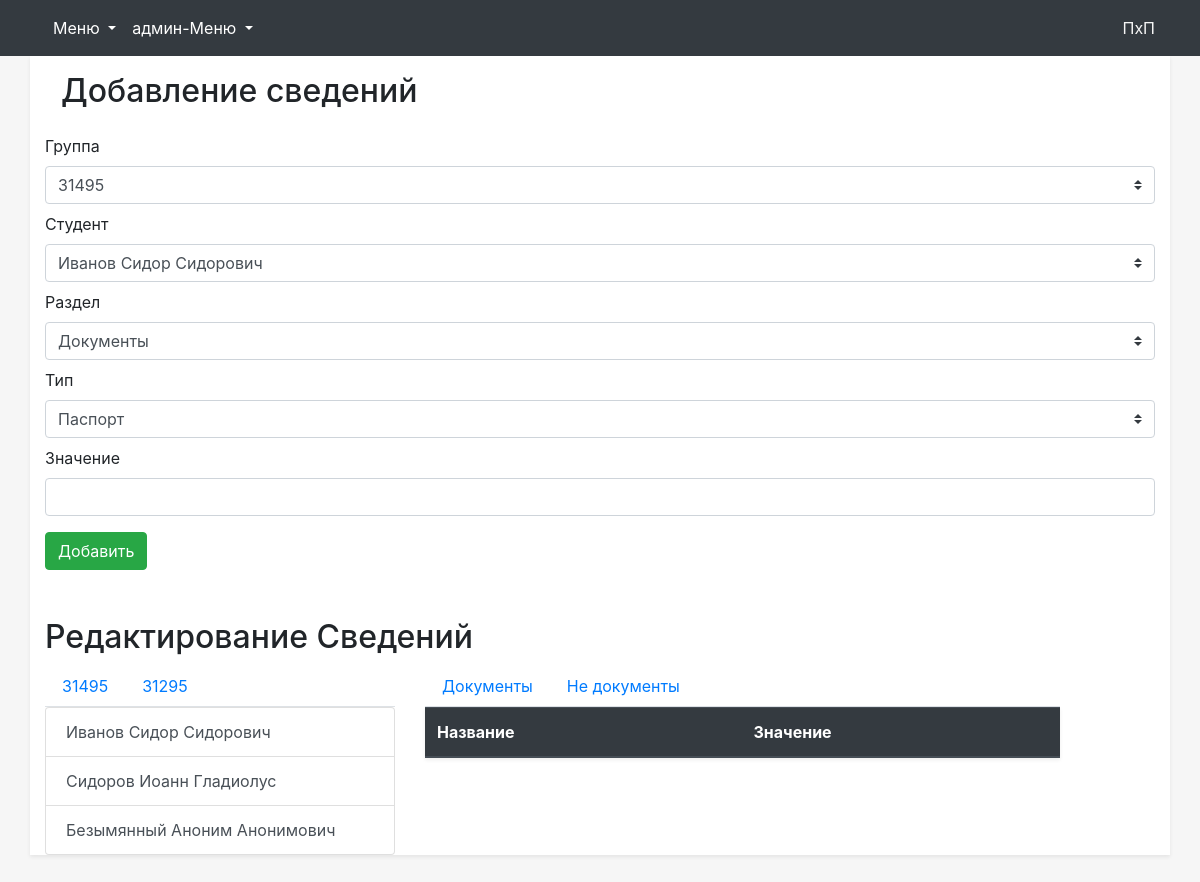
/admin/sved_stud.php (signed in), run on the app's committed database.
### tables this page shows
CREATE TABLE `grupp` (
  `id` int(11) NOT NULL,
  `uch` int(11) DEFAULT NULL,
  `nazv` char(255) DEFAULT NULL,
  `spec` int(11) DEFAULT NULL,
  `act` int(11) DEFAULT NULL,
  `curs` int(11) DEFAULT NULL,
  `god` int(11) DEFAULT NULL
);

CREATE TABLE `sved_razdel` (
  `id` int(11) NOT NULL,
  `nazv` char(255) DEFAULT NULL,
  `uch` int(11) NOT NULL
);

CREATE TABLE `kurator` (
  `id` int(11) NOT NULL,
  `prepod_id` int(50) NOT NULL,
  `grupp_id` int(50) NOT NULL
);

CREATE TABLE `student` (
  `id` int(11) NOT NULL,
  `fam` char(255) NOT NULL,
  `name` char(255) NOT NULL,
  `otch` char(255) NOT NULL,
  `nzach` char(255) NOT NULL,
  `grupp` int(11) NOT NULL,
  `uch` int(11) NOT NULL
);

### admin/sved_stud.php (the view, shortened to what this page needs)
<!DOCTYPE html>
<html lang="en">
<head>
    <link rel="stylesheet" href='../css/bootstrap.min.css'>
    <link rel='stylesheet' href="../css/main.css">
</head>
<body>
    <?php
    require_once('../php/base.php');
    ?>
    <div class="container shadow-sm">
        <h2 class='p-3'>Добавление сведений</h2>
        <div class="form-group  mb-2">
            <label>Группа</label>
            <select class='custom-select gruppList'>
                <?php
                        $query=mysql_query('SELECT `uch` from `prepod` WHERE `id`='.$_SESSION['id']);
                        $row=mysql_fetch_assoc($query);
                        $thisUch=$row['uch'];
                        $query=mysql_query('select `id`,`nazv` from `grupp`');
                        $row=mysql_fetch_assoc($query);
                        $firstGrupp=$row['id'];
                        echo '<option value='.$row['id'].'>'.$row['nazv'].' </option>';
                        ?>
            </select>
        </div>
        <div class="form-group  mb-2">
            <label>Студент</label>
            <select class='custom-select studentList'>
                <?php
                        $query=mysql_query('SELECT * FROM `student` where `grupp`='.$firstGrupp);
                        while($row=mysql_fetch_assoc($query)){
                            echo '<option value='.$row['id'].'>'.$row['fam'].' '.$row['name'].' '.$row['otch'].'</option>';
                        }
                        ?>
            </select>
        </div>
        <div class="form-group  mb-2">
            <label>Раздел</label>
            <select class='custom-select razdelList'>
                <?php
                        $query=mysql_query('SELECT * FROM `sved_razdel` where `uch`='.$thisUch);
                        $row=mysql_fetch_assoc($query);
                        $firstRazdel=$row['id'];
                        echo '<option value='.$row['id'].'>'.$row['nazv'].'</option>';
                        ?>
            </select>
        </div>
        <div class="form-group  mb-2">
            <label>Тип</label>
            <select class='custom-select tipList'>
                <?php
                        $query=mysql_query('SELECT * FROM `sved_tip` where `razdel`='.$firstRazdel);
                        while($row=mysql_fetch_assoc($query)){
                            echo '<option value='.$row['id'].'>'.$row['nazv'].'</option>';
                        }
                        ?>
            </select>
        </div>
        <div class='form-group bm-2'>
            <label>Значение</label>
            <input class='svedValue form-control'>
        </div>
        <button type="button" class='btn btn-success btnAddMenuItem'>Добавить</button>
        <h2 class='mt-5'>Редактирование Сведений</h2>
        <?php
        $query=mysql_query('SELECT `grupp`.`nazv`,`kurator`.`grupp_id` FROM `kurator`,`grupp` WHERE `kurator`.`prepod_id`='.$_SESSION['id'].' AND `grupp`.`id`=`kurator`.`grupp_id`');
        $grupp=array();
        while($row=mysql_fetch_assoc($query)){
            $grupp[]=$row;
        }
        $query=mysql_query('SELECT DISTINCT `sved_razdel`.`id`,`sved_razdel`.`nazv` FROM `sved_stud`,`sved_razdel` WHERE `sved_stud`.`razdel`=`sved_razdel`.`id` AND `sved_razdel`.`uch`='.$_SESSION['uch']);
        $doc_type=array();
        while($row=mysql_fetch_assoc($query)){
            $doc_type[]=$row;
        }
        $query=mysql_query('SELECT `student`.`id`,`student`.`grupp`,`student`.`fam`,`student`.`name`,`student`.`otch` FROM `student`,`kurator` WHERE `kurator`.`grupp_id`=`student`.`grupp` AND `kurator`.`prepod_id`='.$_SESSION['id']);
        $students=array();
        while($row=mysql_fetch_assoc($query)){
            $students[]=$row;
        }
                        ?>
        <div class="row mb-5">
            <div class="col-4">
                <ul class="nav nav-tabs" role="tablist">
                    <?php
                    foreach($grupp as $row){
                        echo '<li class="nav-item"><a class="nav-link grupp_selector" data-toggle="tab" href="#" role="tab" data-id='.$row['grupp_id'].'>'.$row['nazv'].'</a></li>';
                    }
                    ?>
                </ul>
                <div class="list-group" id="list-tab" role="tablist">
                    <?php
                    foreach($students as $row){
                        echo '<a class="list-group-item list-group-item-action student_selector" data-toggle="list" href="#" role="tab" data-stud='.$row['id'].' data-grupp='.$row['grupp'].'>'.$row['fam'].' '.$row['name'].' '.$row['otch'].'</a>';
                    }
                    ?>
                </div>
            </div>
            <div class="col-7">
                <ul class="nav nav-tabs" role="tablist">
                    <?php
                    foreach($doc_type as $row){
                        echo '<li class="nav-item"><a class="nav-link doc_selector" data-toggle="tab" href="#" role="tab" data-id='.$row['id'].'>'.$row['nazv'].'</a></li>';
                    }
                    ?>
                </ul>
                <table class="table shadow-sm">
                    <thead class="thead-dark">
                        <tr>
                            <th scope="col">Название</th>
                            <th scope="col">Значение</th>
                        </tr>
                    </thead>
                </table>
            </div>
        </div>
    </div>
</body>
</html>

### php/base.php (shortened to what this page needs)
<nav class="navbar navbar-expand-lg navbar-dark bg-dark">
    <div class='container' style="background-color:transparent;">
        <div class="collapse navbar-collapse" id="navbarNavDropdown">
            <ul class="navbar-nav mr-auto">
                <li class="nav-item dropdown active">
                    <a class="nav-link dropdown-toggle" href="#" id="navbarDropdownMenuLink" role="button" data-toggle="dropdown" aria-haspopup="true" aria-expanded="false">
                        Меню
                    </a>
                </li>
                <?php
            if($_SESSION['admin']==1){
                echo '<li class="nav-item dropdown active">
                <a class="nav-link dropdown-toggle" href="#" id="navbarDropdownMenuLink" role="button" data-toggle="dropdown" aria-haspopup="true" aria-expanded="false">
                    админ-Меню
                </a>
                <div class="dropdown-menu" aria-labelledby="navbarDropdownMenuLink">
                    ';
            echo '</div></li>';
            }
            ?>
            </ul>
            <?php
        if($_SESSION['id']){
            echo '<a class="prepod_fio" href="#">'.$_SESSION['fio'].'</a>';
        }
        ?>
        </div>
    </div>
</nav>

### css/main.css (style rules this page uses)
body { background-color: #f6f6f6; }
.container { background-color: white; }
.prepod_fio { color: whitesmoke; }

### data on the page
grupp: nazv "31495"
sved_razdel: nazv "Документы"
kurator: grupp.nazv "31495"
kurator: grupp.nazv "31295"
student: fam "Иванов", name "Сидор", otch "Сидорович"
student: fam "Сидоров", name "Иоанн", otch "Гладиолус"
student: fam "Безымянный", name "Аноним", otch "Анонимович"
sved_razdel: nazv "Не документы"

### other printed values
$_SESSION['fio'] "ПхП"
form field value "Иванов Сидор Сидорович"
form field value "Паспорт"
